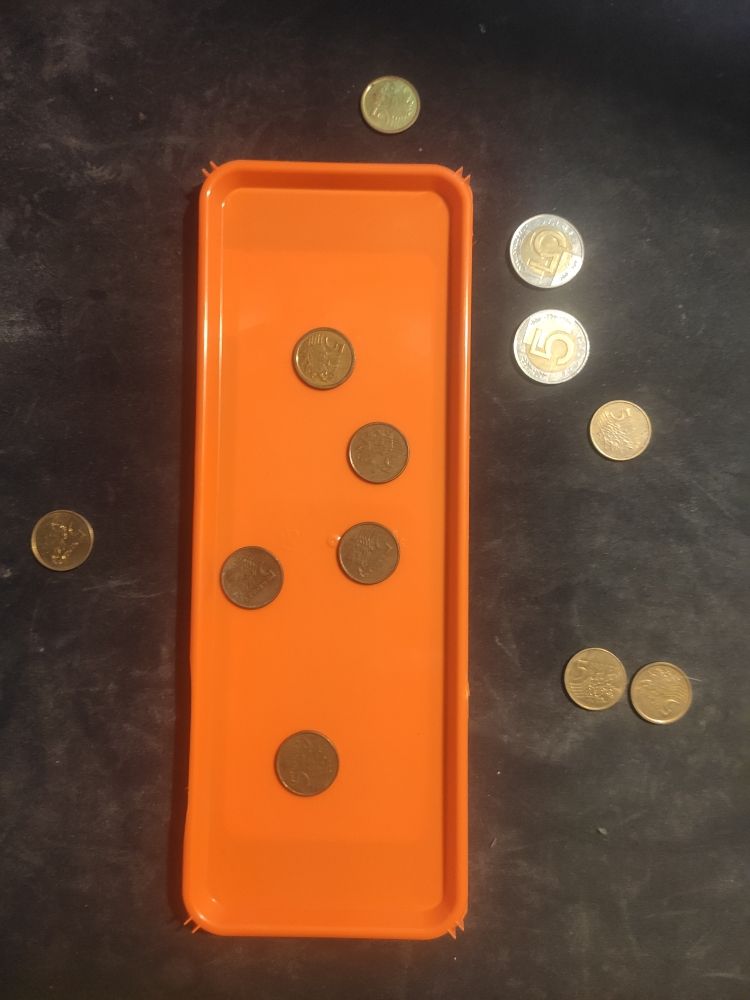
#> input picture lab2/images/tray1.jpg, 750 x 1000 px, found by its file name; the run also reads 4 pictures not shown here
$ jupyter execute --allow-errors WMA2_s18327.ipynb   (shell and % lines are left out)
#> lines starting #> are read from the running program, lines starting #| are printed output that depends on the picture; after the words box and inside, x2 and y2 are one past the last pixel; in counts of white or black regions, pixels touching at a corner belong together
# LAB2: Hough’s transformations
### Please write a Python code which realize following functionality:
### In the given images (tray1.jpg. . . tray8.jpg) find coins 5 zlotys or 5 groszy.
1. Using the Hough transform, find as many coins as possible on drawings
2. Find the edges of the tray.
3. Specify the tray area.
4. Count the coins in and out of the tray.
5. Specify the total in and out of the tray.

### The task should be sent by Teams system according to the dates specified in the assignment.

#### Good luck

Mateusz Andrzejewski

---

### Created by: `Jakub Góralczyk`

---

[cell 1]
import cv2
import numpy as np
from matplotlib import pyplot as plt

[cell 2]
plt.rcParams['figure.figsize'] = [10,7]
plt.rcParams['figure.dpi'] = 100

[cell 3]
def line_values(image, lines):
   x0, y0, _ , _ = lines[0][0]
   lower_x = higher_x = x0
   lower_y = higher_y = y0

   for line in lines:
      x1, y1, x2, y2 = line[0]
      cv2.line(image, (x1, y1), (x2, y2), (0, 255, 0), 2)
      #collect coordinates of edges of tray that mark the border of tray
      lower_x = x1 if x1 < lower_x else lower_x
      lower_x = x1 if x2 < lower_x else lower_x

      lower_y = y1 if y1 < lower_y else lower_y
      lower_y = y1 if y2 < lower_y else lower_y

      higher_x = x1 if x1 > higher_x else higher_x
      higher_x = x1 if x2 > higher_x else higher_x

      higher_y = y1 if y1 > higher_y else higher_y
      higher_y = y1 if y2 > higher_y else higher_y

   return lower_x, lower_y, higher_x, higher_y

[cell 4]
def transformations(image_path):

#> called with image_path = 'images\\tray1.jpg'
   image = cv2.imread(image_path)
#> image is the input picture: shape (1000, 750, 3); mean B, G, R 46.1, 73.5, 117.8
   image =cv2.medianBlur(image,5)

   gray_image = cv2.GaussianBlur(image, (21,21), cv2.BORDER_DEFAULT)
   gray_image = cv2.cvtColor(image,cv2.COLOR_BGR2GRAY)
#> gray_image: shape (1000, 750)

   circles = cv2.HoughCircles(gray_image,cv2.HOUGH_GRADIENT,1,10, param1=110,param2=49,minRadius=0,maxRadius=0)
#> circles = [[305.5, 763.5, 33], [376.5, 452.5, 31.4], [250.5, 578.5, 32], [366.5, 553.5, 31.9], [546.5, 251.5, 36.9], [322.5, 358.5, 31.3], [661.5, 693.5, 30.2], [553.5, 346.5, 36], [619.5, 429.5, 29.6], [62.5, 539.5, 31], [593.5, 679.5, 31.5], [392.5, 103.5, 27.3]]
   circles = np.uint16(np.around(circles))
#> circles = [[306, 764, 33], [376, 452, 31], [250, 578, 32], [366, 554, 32], [546, 252, 37], [322, 358, 31], [662, 694, 30], [554, 346, 36], [620, 430, 30], [62, 540, 31], [594, 680, 32], [392, 104, 27]]

   edges = cv2.Canny(cv2.cvtColor(image,cv2.COLOR_BGR2GRAY), 1, 100,apertureSize=3)
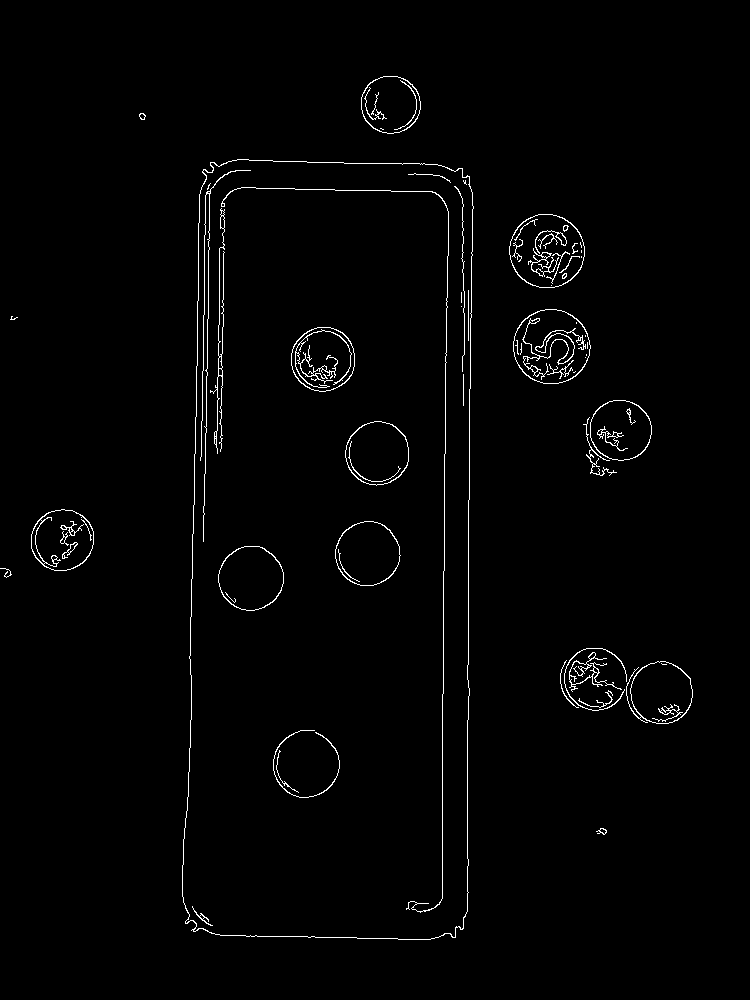
#> edges: shape (1000, 750); 1.5% white in thin lines or dots, all inside (x1, y1, x2, y2) = (0, 76, 693, 940)
   lines = cv2.HoughLinesP(edges, 1, np.pi / 180,threshold=100 ,minLineLength=100, maxLineGap=30)
#> lines = 16 rows, first 6: [193, 533, 199, 194], [204, 514, 210, 162], [468, 719, 468, 500], [201, 456, 206, 170], [442, 898, 442, 694], [445, 420, 449, 168]

   lower_x, lower_y, higher_x, higher_y = line_values(image, lines)
#> in line_values, `x0, y0, _ , _ = lines[0][0]`: x0 = 193; y0 = 533
#> in line_values, `lower_x = higher_x = x0`: lower_x = 193
#> in line_values, `lower_y = higher_y = y0`: lower_y = 533
#> the loop in line_values, `for line in lines:` made 16 passes
#> (x1, y1, x2, y2, lower_x, lower_y, higher_x, higher_y) on passes 1 to 8: (193, 533, 199, 194, 193, 533, 193, 533), (204, 514, 210, 162, 193, 514, 204, 533), (468, 719, 468, 500, 193, 719, 468, 719), (201, 456, 206, 170, 193, 456, 468, 719), (442, 898, 442, 694, 193, 456, 468, 898), (445, 420, 449, 168, 193, 420, 468, 898), (467, 911, 467, 720, 193, 420, 468, 911), (469, 421, 472, 193, 193, 421, 469, 911)
#> lower_x = 188; lower_y = 161; higher_x = 295; higher_y = 935

   coins_inside_tray = coins_outside_tray  = 0
   value_inside = value_outside = 0.0

   radius_split=34 #radius threshold
   #because the 5 zloty coins have a smaller radius in these images
   if(image_path in ['tray3.jpg','tray4.jpg','tray6.jpg']): radius_split = 32

   # for each circle detected
   for i in circles[0,:]:
       cv2.circle(gray_image,(i[0],i[1]),i[2],(0,255,0),2)
       cv2.circle(gray_image,(i[0],i[1]),2,(0,0,255),3)
       #  check if it is within the specified area
       if(i[0]>lower_x and i[0]< higher_x and i[1]>lower_y and i[1]<higher_y):

           coins_inside_tray+=1
           value_inside+= 0.05 if i[2]<radius_split else 5 #if the radius is smaller than radius_split then it is a 0.05 zloty coin else it is a 5 zloty coin
       else:
           coins_outside_tray+=1
           value_outside+= 0.05 if i[2]<radius_split else 5
#> this loop made 12 passes
#> (i, coins_inside_tray, value_inside) on pass 3: ([250, 578, 32], 1, 0.05)
#> gray_image: shape (1000, 750); min 0, max 255, mean 82.2
#> after the loop, coins_inside_tray = 1; coins_outside_tray = 11; value_inside = 0.05; value_outside = 10.45

   cv2.putText(gray_image, f'Coins inside  the tray = {str(coins_inside_tray)}', (0,30), cv2.FONT_HERSHEY_COMPLEX, 0.7, (255,255,255))
   cv2.putText(gray_image, f'Coins outside the tray = {str(coins_outside_tray)}', (0,60), cv2.FONT_HERSHEY_COMPLEX, 0.7, (255,255,255))
   cv2.putText(gray_image, f'Value inside  the tray = {str(round(value_inside,2))}', (0,90), cv2.FONT_HERSHEY_COMPLEX, 0.7, (255,255,255))
   cv2.putText(gray_image, f'Value outside the tray = {str(round(value_outside,2))}', (0,120), cv2.FONT_HERSHEY_COMPLEX, 0.7, (255,255,255))
   #cv2.imshow("Lines",image )

   display_image(image)
   display_image(gray_image)
   print(f'amount of coins in the tray: {coins_inside_tray}')
   print(f'amount of coins outside the tray: {coins_outside_tray}')
   print(f'{round(value_inside,2)} zloty in the tray')
   print(f'{round(value_outside,2)} zloty out the tray')
   cv2.destroyAllWindows()

[cell 5]
def display_image(image):
    plt.axis('off')
    plt.imshow( cv2.cvtColor(image, cv2.COLOR_BGR2RGB))
    plt.show()

[cell 6]
transformations('images\\tray1.jpg')
#| amount of coins in the tray: 1
#| amount of coins outside the tray: 11
#| 0.05 zloty in the tray
#| 10.45 zloty out the tray
transformations('images\\tray2.jpg')
#> call 2 of transformations, with image_path = 'images\\tray2.jpg'
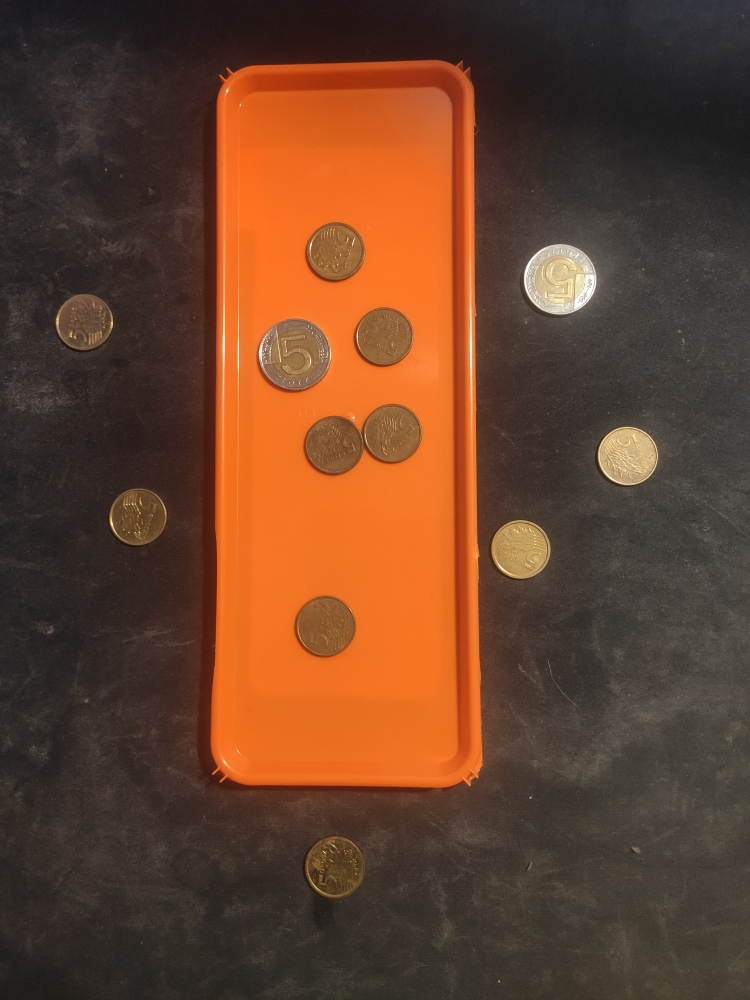
#> input picture lab2/images/tray2.jpg, 750 x 1000 px, found by its file name
#> in transformations, image is the input picture: shape (1000, 750, 3); mean B, G, R 43.6, 65.7, 103.4
#> in transformations (call 2), `circles = cv2.HoughCircles(gray_image,cv2.HOUGH_GRADIENT,1,10, param1=..`: circles = [[137.5, 516.5, 28.3], [382.5, 337.5, 29.4], [292.5, 355.5, 37.4], [390.5, 433.5, 30.1], [334.5, 252.5, 30.2], [83.5, 321.5, 28.2], [559.5, 279.5, 36.4], [333.5, 445.5, 30.5], [324.5, 625.5, 31], [626.5, 455.5, 28.6], [521.5, 549.5, 28.8]]
#> in transformations (call 2), `circles = np.uint16(np.around(circles))`: circles = [[138, 516, 28], [382, 338, 29], [292, 356, 37], [390, 434, 30], [334, 252, 30], [84, 322, 28], [560, 280, 36], [334, 446, 30], [324, 626, 31], [626, 456, 29], [522, 550, 29]]
#> in transformations (call 2), `lines = cv2.HoughLinesP(edges, 1, np.pi / 180,threshold=100 ,minLineLe..`: lines = 19 rows, first 6: [216, 391, 216, 103], [466, 486, 471, 781], [225, 575, 225, 334], [475, 365, 478, 593], [226, 333, 226, 78], [474, 296, 474, 91]
#> the loop in line_values (call 2), `for line in lines:` made 19 passes
#> (x1, y1, x2, y2, lower_x, lower_y, higher_x, higher_y) on passes 1 to 8: (216, 391, 216, 103, 216, 391, 216, 391), (466, 486, 471, 781, 216, 391, 466, 486), (225, 575, 225, 334, 216, 575, 466, 575), (475, 365, 478, 593, 216, 365, 475, 365), (226, 333, 226, 78, 216, 333, 475, 365), (474, 296, 474, 91, 216, 296, 475, 365), (452, 361, 452, 106, 216, 361, 475, 365), (454, 566, 457, 783, 216, 361, 475, 566)
#> in transformations (call 2), `lower_x, lower_y, higher_x, higher_y = line_values(image, lines)`: lower_x = 215; lower_y = 66; higher_x = 478; higher_y = 785
#> the loop in transformations (call 2), `for i in circles[0,:]:` made 11 passes
#> (i, value_inside) on passes 2, 3, 4, 5, 8, 9: ([382, 338, 29], 0.05), ([292, 356, 37], 5.05), ([390, 434, 30], 5.1), ([334, 252, 30], 5.15), ([334, 446, 30], 5.2), ([324, 626, 31], 5.25)
#> after the loop in transformations (call 2), `for i in circles[0,:]:`: coins_inside_tray = 6; coins_outside_tray = 5; value_inside = 5.25; value_outside = 5.2
#| amount of coins in the tray: 6
#| amount of coins outside the tray: 5
#| 5.25 zloty in the tray
#| 5.2 zloty out the tray
transformations('images\\tray3.jpg')
#> call 3 of transformations, with image_path = 'images\\tray3.jpg'
#> in transformations (call 3), `circles = cv2.HoughCircles(gray_image,cv2.HOUGH_GRADIENT,1,10, param1=..`: circles = [[375.5, 521.5, 27.3], [301.5, 626.5, 28.3], [307.5, 285.5, 27.1], [361.5, 448.5, 28], [270.5, 379.5, 33.3], [481.5, 553.5, 26.3], [313.5, 852.5, 28.1], [80.5, 351.5, 25.4], [316.5, 226.5, 32.2], [308.5, 461.5, 27.1], [578.5, 465.5, 26.8], [352.5, 359.5, 25.2]]
#> in transformations (call 3), `circles = np.uint16(np.around(circles))`: circles = [[376, 522, 27], [302, 626, 28], [308, 286, 27], [362, 448, 28], [270, 380, 33], [482, 554, 26], [314, 852, 28], [80, 352, 25], [316, 226, 32], [308, 462, 27], [578, 466, 27], [352, 360, 25]]
#> in transformations (call 3), `lines = cv2.HoughLinesP(edges, 1, np.pi / 180,threshold=100 ,minLineLe..`: lines = [[415, 283, 419, 504], [201, 486, 201, 256], [436, 324, 440, 537], [200, 255, 200, 147], [426, 287, 431, 551], [422, 114, 427, 385], [419, 461, 422, 632], [201, 143, 432, 135], [232, 118, 403, 112], [290, 773, 416, 773], [442, 593, 449, 744]]
#> in line_values (call 3), `x0, y0, _ , _ = lines[0][0]`: x0 = 415; y0 = 283
#> in line_values (call 3), `lower_x = higher_x = x0`: lower_x = 415
#> in line_values (call 3), `lower_y = higher_y = y0`: lower_y = 283
#> the loop in line_values (call 3), `for line in lines:` made 11 passes
#> (x1, y1, x2, y2, lower_x, lower_y, higher_x, higher_y) on passes 1 to 8: (415, 283, 419, 504, 415, 283, 415, 283), (201, 486, 201, 256, 201, 486, 415, 486), (436, 324, 440, 537, 201, 324, 436, 324), (200, 255, 200, 147, 200, 255, 436, 324), (426, 287, 431, 551, 200, 255, 436, 287), (422, 114, 427, 385, 200, 114, 436, 114), (419, 461, 422, 632, 200, 114, 436, 461), (201, 143, 432, 135, 200, 114, 436, 461)
#> after the loop in line_values (call 3), `for line in lines:`:
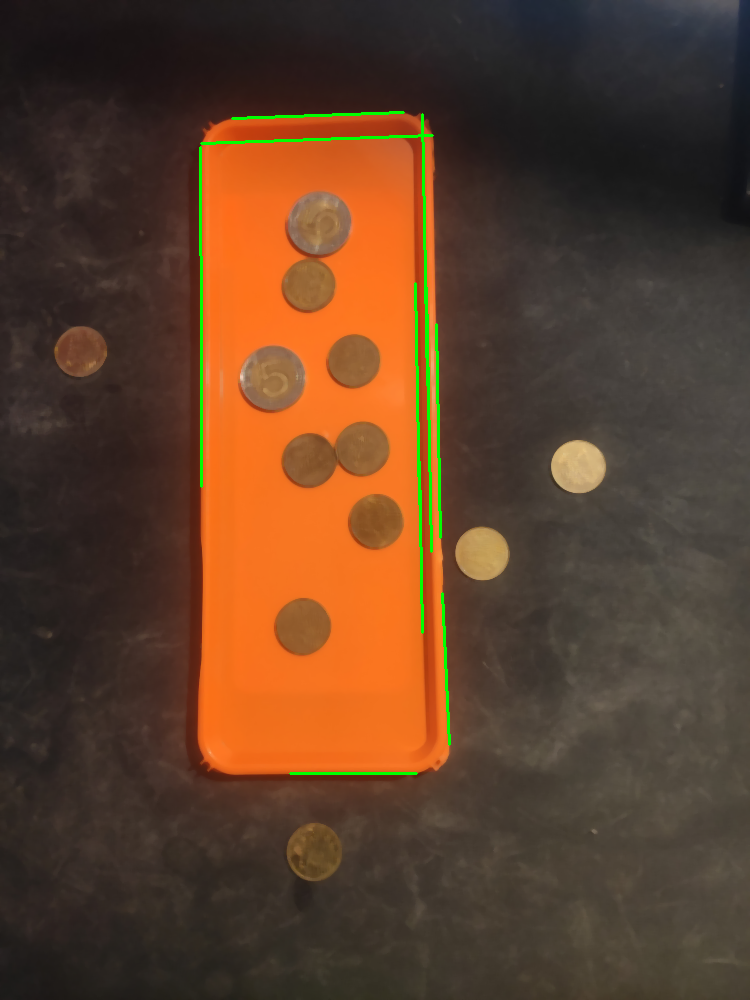
#> image: shape (1000, 750, 3); mean B, G, R 42, 63.8, 94.5
#> in transformations (call 3), `lower_x, lower_y, higher_x, higher_y = line_values(image, lines)`: lower_x = 200; lower_y = 118; higher_x = 442; higher_y = 773
#> the loop in transformations (call 3), `for i in circles[0,:]:` made 12 passes
#> (i, value_inside) on passes 1, 2, 3, 4, 5, 9, 10, 12: ([376, 522, 27], 0.05), ([302, 626, 28], 0.1), ([308, 286, 27], 0.15), ([362, 448, 28], 0.2), ([270, 380, 33], 0.25), ([316, 226, 32], 0.3), ([308, 462, 27], 0.35), ([352, 360, 25], 0.4)
#> after the loop in transformations (call 3), `for i in circles[0,:]:`:
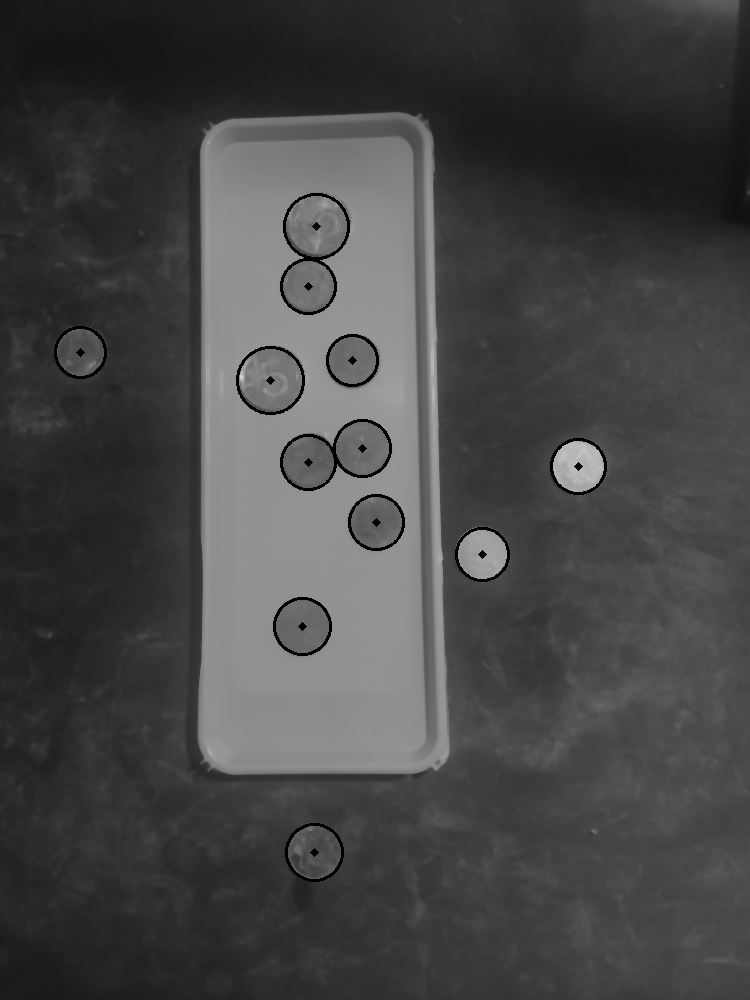
#> gray_image: shape (1000, 750); min 0, max 212, mean 69.1
#> after the loop in transformations (call 3), `for i in circles[0,:]:`: coins_inside_tray = 8; coins_outside_tray = 4; value_inside = 0.4; value_outside = 0.2
#| amount of coins in the tray: 8
#| amount of coins outside the tray: 4
#| 0.4 zloty in the tray
#| 0.2 zloty out the tray
transformations('images\\tray4.jpg')
#> call 4 of transformations, with image_path = 'images\\tray4.jpg'
#> in transformations (call 4), `circles = cv2.HoughCircles(gray_image,cv2.HOUGH_GRADIENT,1,10, param1=..`: circles = [[340.5, 696.5, 28.9], [387.5, 426.5, 27.1], [620.5, 420.5, 27.3], [396.5, 522.5, 27.7], [256.5, 152.5, 25.2], [410.5, 594.5, 28.4], [341.5, 352.5, 27.1], [528.5, 514.5, 27.1], [157.5, 558.5, 32.2], [571.5, 240.5, 25.4], [113.5, 341.5, 24.9], [350.5, 291.5, 33.8]]
#> in transformations (call 4), `circles = np.uint16(np.around(circles))`: circles = [[340, 696, 29], [388, 426, 27], [620, 420, 27], [396, 522, 28], [256, 152, 25], [410, 594, 28], [342, 352, 27], [528, 514, 27], [158, 558, 32], [572, 240, 25], [114, 342, 25], [350, 292, 34]]
#> in transformations (call 4), `lines = cv2.HoughLinesP(edges, 1, np.pi / 180,threshold=100 ,minLineLe..`: lines = 15 rows, first 6: [228, 217, 235, 628], [238, 283, 246, 712], [442, 183, 459, 654], [474, 515, 490, 839], [471, 445, 482, 664], [458, 319, 467, 578]
#> in line_values (call 4), `x0, y0, _ , _ = lines[0][0]`: x0 = 228; y0 = 217
#> in line_values (call 4), `lower_x = higher_x = x0`: lower_x = 228
#> in line_values (call 4), `lower_y = higher_y = y0`: lower_y = 217
#> the loop in line_values (call 4), `for line in lines:` made 15 passes
#> line on passes 3 to 10: [[442, 183, 459, 654]], [[474, 515, 490, 839]], [[471, 445, 482, 664]], [[458, 319, 467, 578]], [[459, 272, 463, 393]], [[237, 755, 237, 640]], [[459, 649, 469, 856]], [[467, 570, 477, 779]]
#> after the loop in line_values (call 4), `for line in lines:`:
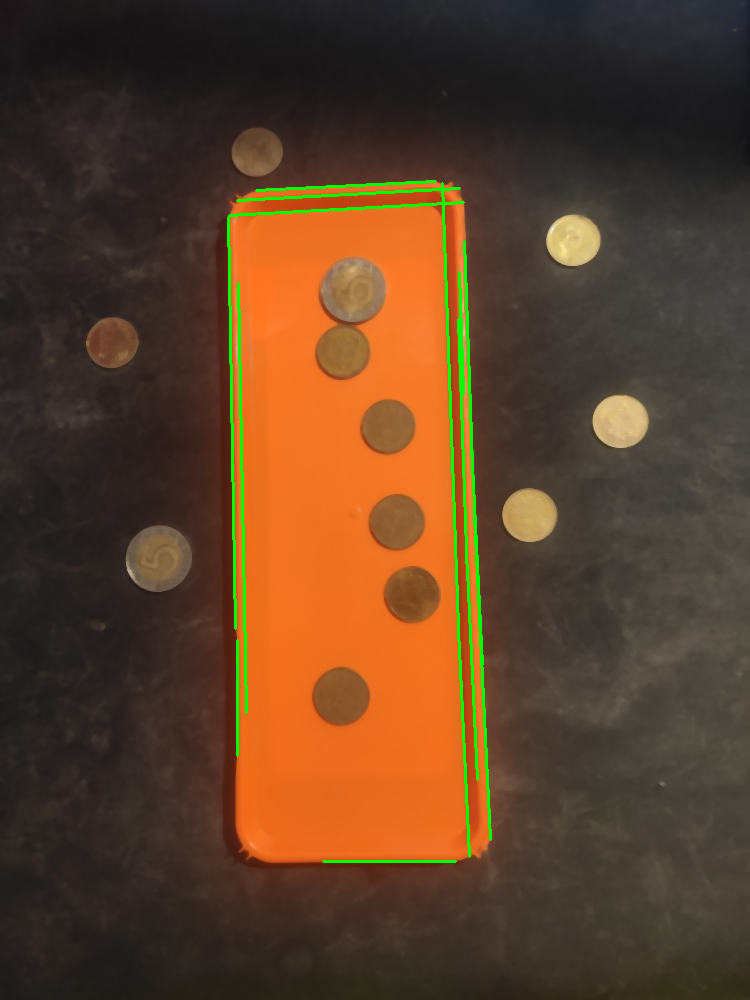
#> image: shape (1000, 750, 3); mean B, G, R 39.9, 63.7, 92.6
#> the loop in transformations (call 4), `for i in circles[0,:]:` made 12 passes
#> in transformations (call 4), `cv2.putText(gray_image, f'Coins outside the tray = {str(coins_outside_..`:
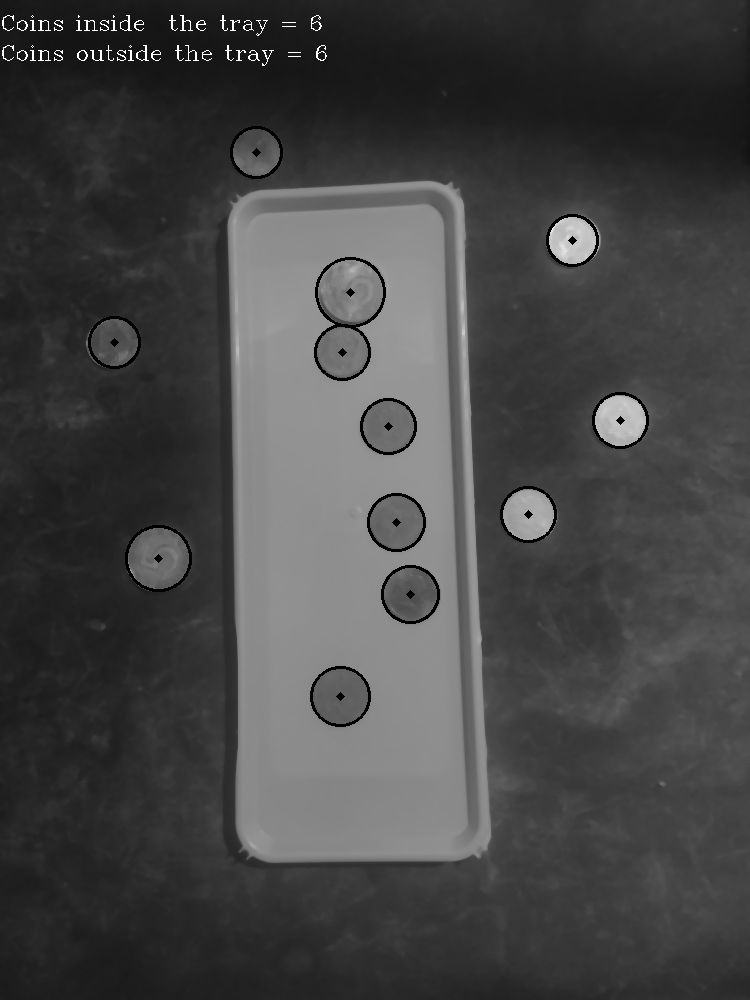
#> gray_image: shape (1000, 750); min 0, max 255, mean 68.6
#| amount of coins in the tray: 6
#| amount of coins outside the tray: 6
#| 5.25 zloty in the tray
#| 0.3 zloty out the tray
transformations('images\\tray5.jpg')
#| amount of coins in the tray: 6
#| amount of coins outside the tray: 5
#| 0.3 zloty in the tray
#| 10.15 zloty out the tray
transformations('images\\tray6.jpg')
#| amount of coins in the tray: 7
#| amount of coins outside the tray: 5
#| 5.3 zloty in the tray
#| 5.2 zloty out the tray
